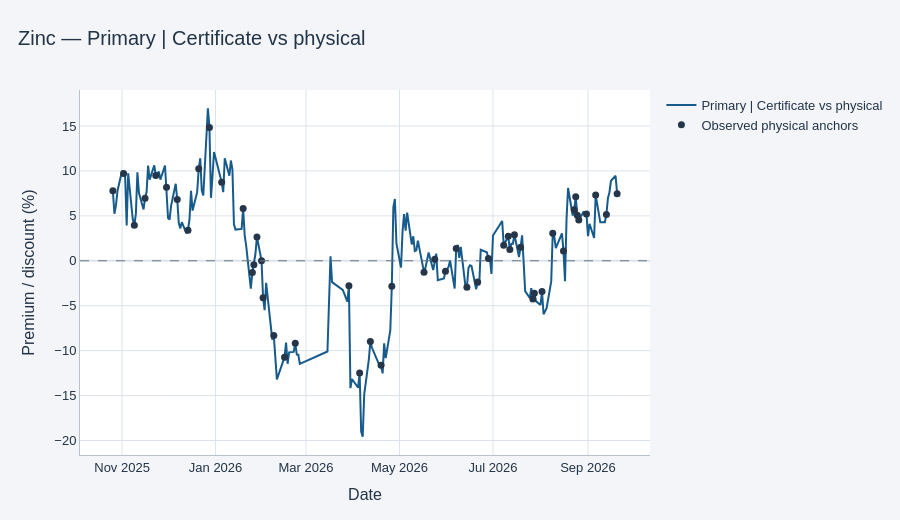

The code cell stored with this chart in its notebook:
### Markdown cell above
# Zinc certificate valuation
## Primary result: certificate vs physical

The objective is to measure the certificate premium or discount to the domestic physical benchmark.
The main chart uses the approved bounded, interpolated physical-to-intrinsic ratio method:
**100 × (certificate price / estimated physical price − 1)**.
Dots identify observed physical anchors; the remaining eligible dates use the approved interpolation.
Positive values indicate a premium; negative values indicate a discount.

Sources: IME certificate and physical transactions, Westmetall LME quotations, and the shared free-market USD/IRR series.
This presentation reads existing processed outputs; refresh the project before reviewing it.

### Code cell
from pathlib import Path
import sys
import pandas as pd
from IPython.display import display

WORKSPACE = next(p for p in [Path.cwd(), *Path.cwd().parents]
                 if (p / 'shared').is_dir() and (p / 'commodity/zinc').is_dir())
if str(WORKSPACE) not in sys.path:
    sys.path.insert(0, str(WORKSPACE))
from shared.notebook_tools.commodity_dashboard import valuation_figures, PLOTLY_CONFIG
PROJECT = WORKSPACE / 'commodity/zinc'
approved_primary = pd.read_csv(PROJECT / 'data/processed/bubble/zinc_certificate_bubble.csv', parse_dates=['date'])
figures = valuation_figures(PROJECT, 'Zinc')
figures[0].show(config=PLOTLY_CONFIG)
values = approved_primary['certificate_bubble_pct']
display(pd.DataFrame([{'Observations': len(values), 'From': approved_primary['date'].min(),
    'To': approved_primary['date'].max(), 'Mean (%)': values.mean(),
    'Median (%)': values.median(), 'Latest (%)': approved_primary.sort_values('date')['certificate_bubble_pct'].iloc[-1]}]))

### Figure 1 — Plotly figure (JSON) as saved in the notebook; plotly's stock layout.template omitted (floating-point values rounded to 4 significant figures; data arrays with more than 128 entries replaced by an {"elided": "..."} marker saying what was removed)
{"data": [{"connectgaps": false, "hovertemplate": "%{x|%Y-%m-%d}<br>%{y:.2f}%<extra></extra>", "line": {"color": "#175A8C", "width": 2}, "mode": "lines", "name": "Primary | Certificate vs physical", "type": "scatter", "x": {"elided": "206 str values"}, "y": {"elided": "206 float values"}}, {"marker": {"color": "#25364A", "size": 7}, "mode": "markers", "name": "Observed physical anchors", "type": "scatter", "x": ["2025-10-26T00:00:00.000000", "2025-11-02T00:00:00.000000", "2025-11-09T00:00:00.000000", "2025-11-16T00:00:00.000000", "2025-11-23T00:00:00.000000", "2025-11-30T00:00:00.000000", "2025-12-07T00:00:00.000000", "2025-12-14T00:00:00.000000", "2025-12-21T00:00:00.000000", "2025-12-28T00:00:00.000000", "2026-01-05T00:00:00.000000", "2026-01-19T00:00:00.000000", "2026-01-25T00:00:00.000000", "2026-01-26T00:00:00.000000", "2026-01-28T00:00:00.000000", "2026-01-31T00:00:00.000000", "2026-02-01T00:00:00.000000", "2026-02-08T00:00:00.000000", "2026-02-15T00:00:00.000000", "2026-02-22T00:00:00.000000", "2026-03-29T00:00:00.000000", "2026-04-05T00:00:00.000000", "2026-04-12T00:00:00.000000", "2026-04-19T00:00:00.000000", "2026-04-26T00:00:00.000000", "2026-05-17T00:00:00.000000", "2026-05-24T00:00:00.000000", "2026-05-31T00:00:00.000000", "2026-06-07T00:00:00.000000", "2026-06-14T00:00:00.000000", "2026-06-21T00:00:00.000000", "2026-06-28T00:00:00.000000", "2026-07-08T00:00:00.000000", "2026-07-11T00:00:00.000000", "2026-07-12T00:00:00.000000", "2026-07-15T00:00:00.000000", "2026-07-19T00:00:00.000000", "2026-07-27T00:00:00.000000", "2026-07-28T00:00:00.000000", "2026-08-02T00:00:00.000000", "2026-08-09T00:00:00.000000", "2026-08-16T00:00:00.000000", "2026-08-23T00:00:00.000000", "2026-08-24T00:00:00.000000", "2026-08-25T00:00:00.000000", "2026-08-26T00:00:00.000000", "2026-08-31T00:00:00.000000", "2026-09-06T00:00:00.000000", "2026-09-13T00:00:00.000000", "2026-09-20T00:00:00.000000"], "y": [7.781, 9.725, 3.961, 6.963, 9.503, 8.172, 6.819, 3.41, 10.23, 14.82, 8.725, 5.809, -1.292, -0.4526, 2.653, 0.01368, -4.117, -8.325, -10.73, -9.181, -2.785, -12.49, -8.993, -11.62, -2.834, -1.263, 0.1607, -1.174, 1.368, -2.949, -2.365, 0.2454, 1.722, 2.728, 1.245, 2.895, 1.51, -4.242, -3.606, -3.415, 3.075, 1.094, 5.671, 7.127, 5.071, 4.542, 5.21, 7.318, 5.157, 7.472]}], "layout": {"autosize": true, "font": {"color": "#243447", "family": "Arial, Tahoma, sans-serif", "size": 13}, "height": 520, "hoverlabel": {"bgcolor": "#FFFFFF", "font": {"color": "#243447"}}, "hovermode": "x unified", "margin": {"b": 65, "l": 80, "r": 35, "t": 90}, "paper_bgcolor": "#F3F5F8", "plot_bgcolor": "#FFFFFF", "shapes": [{"line": {"color": "#687787", "dash": "dash", "width": 1}, "type": "line", "x0": 0, "x1": 1, "xref": "x domain", "y0": 0, "y1": 0, "yref": "y"}], "title": {"font": {"size": 20}, "text": "Zinc — Primary | Certificate vs physical", "x": 0.02, "xanchor": "left"}, "xaxis": {"automargin": true, "gridcolor": "#DDE3EA", "linecolor": "#B8C2CC", "showgrid": true, "title": {"text": "Date"}, "zerolinecolor": "#DDE3EA"}, "yaxis": {"automargin": true, "gridcolor": "#DDE3EA", "linecolor": "#B8C2CC", "showgrid": true, "title": {"text": "Premium / discount (%)"}, "zerolinecolor": "#DDE3EA"}}}
